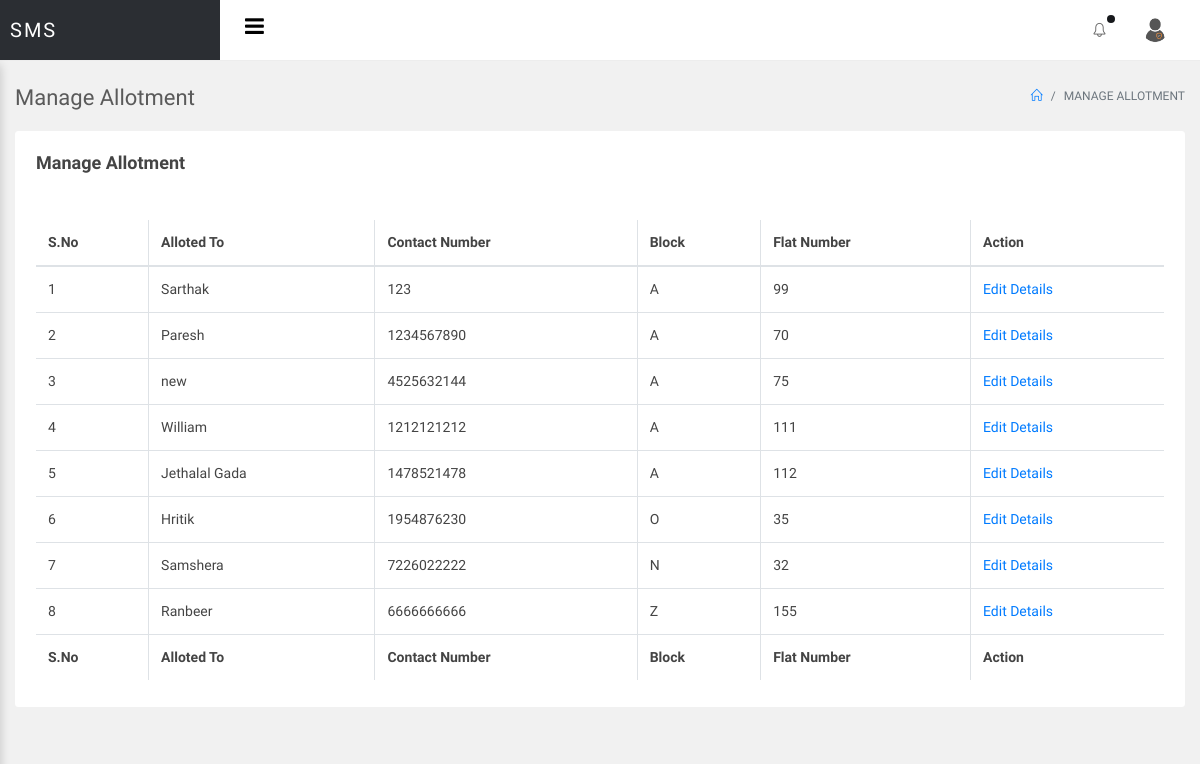
The page /sms/admin/manage-allotment.php (signed in) on the database its author committed.
### tables this page shows
CREATE TABLE `tblallotment` (
  `ID` int(10) NOT NULL,
  `Name` varchar(200) DEFAULT NULL,
  `ContactNumber` bigint(10) DEFAULT NULL,
  `Block` varchar(10) DEFAULT NULL,
  `FlatNum` int(10) DEFAULT NULL,
  `EContactnum` bigint(10) DEFAULT NULL,
  `Noofmember` int(10) DEFAULT NULL,
  `Address` mediumtext DEFAULT NULL,
  `AllotmentDate` timestamp NULL DEFAULT current_timestamp(),
  `Password` int(250) NOT NULL
);

### sms/admin/manage-allotment.php (the view, shortened to what this page needs)
<?php
include('includes/dbconnection.php');
if (strlen($_SESSION['smsaid']==0)) {
  header('location:logout.php');
  } else{
  ?>
<!doctype html>
<html lang="en">
<head>
<link rel="stylesheet" href="../assets/vendor/bootstrap/css/bootstrap.min.css">
<link rel="stylesheet" href="../assets/vendor/animate-css/animate.min.css">
<link rel="stylesheet" href="../assets/vendor/font-awesome/css/font-awesome.min.css">
<link rel="stylesheet" href="../assets/vendor/jquery-datatable/dataTables.bootstrap4.min.css">
<link rel="stylesheet" href="../assets/vendor/jquery-datatable/fixedeader/dataTables.fixedcolumns.bootstrap4.min.css">
<link rel="stylesheet" href="../assets/vendor/jquery-datatable/fixedeader/dataTables.fixedheader.bootstrap4.min.css">
<link rel="stylesheet" href="../assets/vendor/sweetalert/sweetalert.css"/>
<link rel="stylesheet" href="assets/css/main.css">
<link rel="stylesheet" href="assets/css/color_skins.css">
</head>
<body class="theme-blue">
<div id="wrapper">
    <?php include_once('includes/header.php');?>
    <div id="main-content">
        <div class="container-fluid">
            <div class="block-header">
                <div class="row">
                    <div class="col-lg-5 col-md-8 col-sm-12">
                        <h2>Manage Allotment</h2>
                    </div>
                    <div class="col-lg-7 col-md-4 col-sm-12 text-right">
                        <ul class="breadcrumb justify-content-end">
                            <li class="breadcrumb-item"><a href="dashboard.php"><i class="icon-home"></i></a></li>
                            <li class="breadcrumb-item active">Manage Allotment</li>
                        </ul>
                    </div>
                </div>
            </div>
            <div class="row clearfix">
                <div class="col-lg-12">
                    <div class="card">
                        <div class="header">
                            <h2>Manage Allotment</h2>
                        </div>
                        <div class="body">
                            <div class="table-responsive">
                                <table class="table table-bordered table-hover js-basic-example dataTable table-custom">
                                    <thead>
                                        <tr>
                                            <th>S.No</th>
                                            <th>Alloted To</th>
                                            <th>Contact Number</th>
                                            <th>Block</th>
                                            <th>Flat Number</th>
                                            <th>Action</th>
                                        </tr>
                                    </thead>
                                    <tbody>
                                        <?php
$sql="SELECT * from tblallotment";
$query = $dbh -> prepare($sql);
$query->execute();
$results=$query->fetchAll(PDO::FETCH_OBJ);
$cnt=1;
if($query->rowCount() > 0)
{
foreach($results as $row)
{               ?>
                                        <tr>
                  <td><?php echo htmlentities($cnt);?></td>
                  <td><?php  echo htmlentities($row->Name);?></td>
                  <td><?php  echo htmlentities($row->ContactNumber);?></td>
                  <td><?php  echo htmlentities($row->Block);?></td>
                  <td><?php  echo htmlentities($row->FlatNum);?></td>
                  <td> <a href="edit-allotment-detail.php?editid=<?php echo htmlentities ($row->ID);?>">Edit Details</a></td>
                                        </tr>
                                        <?php $cnt=$cnt+1;}} ?>
                                    </tbody>
                                    <tfoot>
                                        <tr>
                                            <th>S.No</th>
                                            <th>Alloted To</th>
                                            <th>Contact Number</th>
                                            <th>Block</th>
                                            <th>Flat Number</th>
                                            <th>Action</th>
                                        </tr>
                                    </tfoot>
                                </table>
                            </div>
                        </div>
                    </div>
                </div>
              </div>
        </div>
    </div>
</div>
</body>
</html>
<?php }  ?>

### rows shown on the page
tblallotment: Name "Sarthak", ContactNumber "123", Block "A", FlatNum "99"
tblallotment: Name "Paresh", ContactNumber "1234567890", Block "A", FlatNum "70"
tblallotment: Name "new", ContactNumber "4525632144", Block "A", FlatNum "75"
tblallotment: Name "William", ContactNumber "1212121212", Block "A", FlatNum "111"
tblallotment: Name "Jethalal Gada", ContactNumber "1478521478", Block "A", FlatNum "112"
tblallotment: Name "Hritik", ContactNumber "1954876230", Block "O", FlatNum "35"
tblallotment: Name "Samshera", ContactNumber "7226022222", Block "N", FlatNum "32"
tblallotment: Name "Ranbeer", ContactNumber "6666666666", Block "Z", FlatNum "155"
